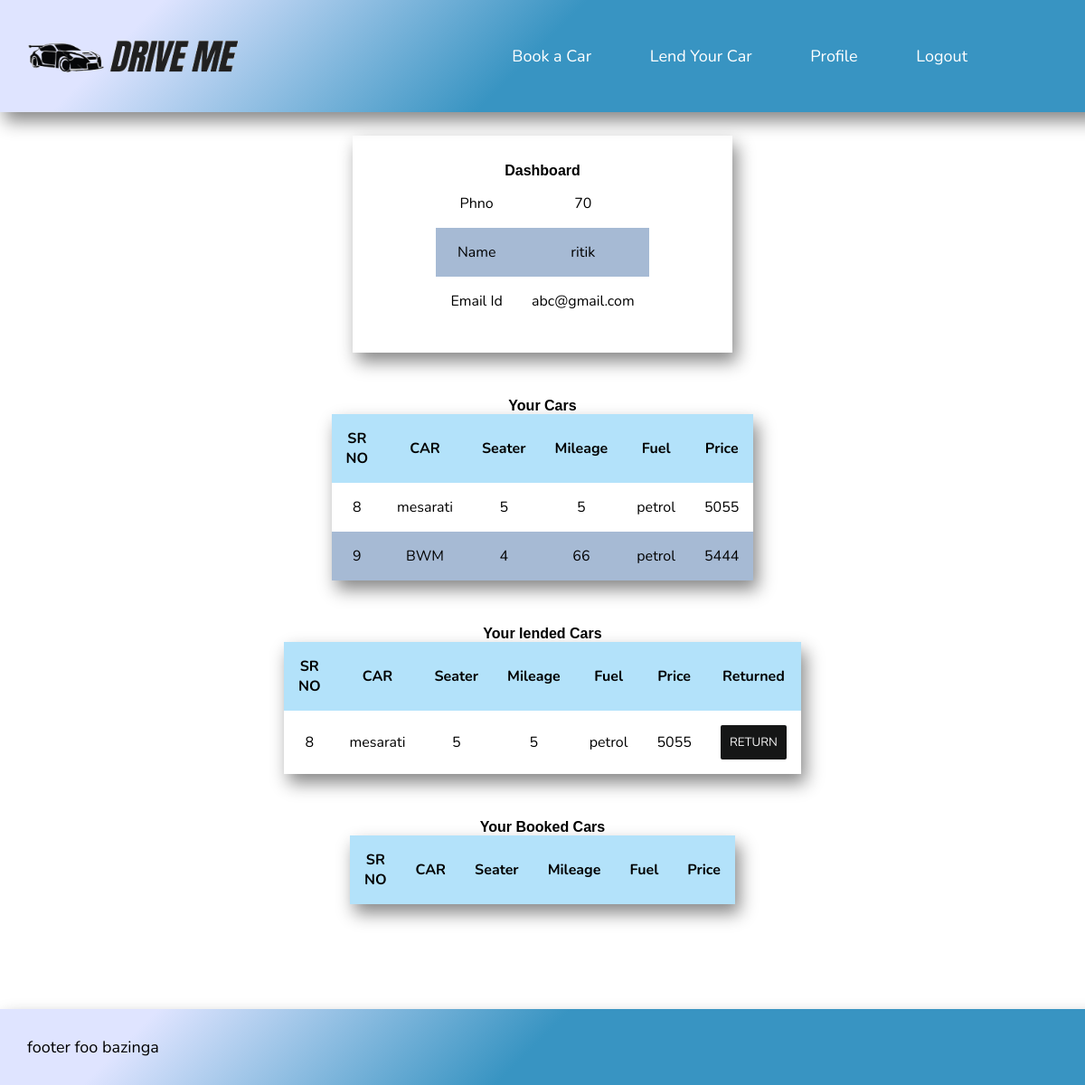
Screenshot of /profile (signed in) with the database file from the repository.
### tables this page shows
CREATE TABLE "users" (
	"phno"	INTEGER UNIQUE,
	"name"	TEXT,
	"password"	TEXT,
	"email"	TEXT,
	PRIMARY KEY("phno")
);

CREATE TABLE "cars" (
	"car_id"	INTEGER UNIQUE,
	"car_name"	TEXT,
	"owner_phno"	INTEGER,
	"seater"	INTEGER,
	"mileage"	NUMERIC,
	"fuel_type"	TEXT,
	"price"	NUMERIC,
	"available"	INTEGER,
	PRIMARY KEY("car_id" AUTOINCREMENT)
);

### driveMe/driveMe.py (the view)
@driveMe.route('/profile')
def profile():
    if "user" in session:
        conn = sqlite3.connect("database.db")
        cur = conn.cursor()
        phno = int(session["user"])
        data1 = []
        data2 = []
        data3 = []
        data4 = []
        try:
            data1 =cur.execute("SELECT car_id,car_name,seater,mileage,fuel_type,price  FROM cars WHERE owner_phno = {a}".format(a=phno)).fetchall()
            data2=cur.execute("SELECT phno,name,email FROM users WHERE phno={a}".format(a=phno)).fetchall()
        except:
            data1=[]
            data2 =[]
        try:
            car_id_lended=(cur.execute("SELECT car_id FROM transactions WHERE lender_id={a} AND returned=0".format(a=phno)).fetchall())
            for i in car_id_lended:
                data3.append(cur.execute("SELECT car_id,car_name,seater,mileage,fuel_type,price FROM cars WHERE car_id={a}".format(a=i[0])).fetchall())
        except:
            data3 = []
        try:
            car_id_borrowed=(cur.execute("SELECT car_id FROM transactions WHERE borrower_id={a} AND returned=0".format(a=phno)).fetchall())
            for i in car_id_borrowed:
                data4.append(cur.execute("SELECT car_id,car_name,seater,mileage,fuel_type,price FROM cars WHERE car_id={a}".format(a=i[0])).fetchall())
        except:
            data4 = []
        return render_template("profile.html", cars=data1,user=data2,lended_cars=data3,borrowed_cars=data4  )
    else:
        return redirect(url_for('auth.login'))

### driveMe/templates/profile.html (shortened to what this page needs)
<!DOCTYPE html>
<html lang="en">
<head>
    <link rel="stylesheet" href="{{url_for('static',filename='css/profile.css')}}">
</head>
<body>
    <header>
        <img src="{{url_for('static', filename='img/logo.png')}}"Company Logo"
        class="company-logo">
        <nav class="navbar">
            <ul>
                <li class="nav-link"><a href="/book">Book a Car</a></li>
                <li class="nav-link"><a href="{{url_for('driveMe.lend')}}">Lend Your Car</a></li>
                <li class="nav-link"><a href="/profile">Profile</li>
                <li style="color: rgb(44, 44, 165);"><a href="{{url_for('auth.logout')}}">Logout</a></li>
            </ul>
        </nav>
    </header>
    <div class="details">
        <table class = "dashboard">
            <caption>Dashboard</caption>
            <tbody>
                <tr>
                    <td>
                        Phno
                    </td>
                    <td>
                        {{user[0][0]}}
                    </td>
                </tr>
                <tr>
                    <td>
                        Name
                    </td>
                    <td>
                        {{user[0][1]}}
                    </td>
                </tr>
                <tr>
                   <td>
                    Email Id
                   </td>
                   <td>
                    {{user[0][2]}}
                   </td>
                </tr>
            </tbody>
        </table>
    </div>
    <div class="profile">
        <table class="sec1">
            <caption>Your Cars</caption>
            <tr style="background-color:rgb(179, 226, 250) ">
                <th>SR NO </th>
                <th>CAR</th>
                <th>Seater</th>
                <th>Mileage</th>
                <th>Fuel</th>
                <th>Price</th>
            </tr>
            <tbody>
                {% for data1 in cars %}
                <tr>
                    <td>{{data1[0]}}</td>
                    <td>{{data1[1]}}</td>
                    <td>{{data1[2]}}</td>
                    <td>{{data1[3]}}</td>
                    <td>{{data1[4]}}</td>
                    <td>{{data1[5]}}</td>
                </tr>
                {% endfor %}
            </tbody>
        </table>
        <table class="sec2">
            <caption>Your lended Cars</caption>
            <tr style="background-color:rgb(179, 226, 250) ">
                <th>SR NO </th>
                <th>CAR</th>
                <th>Seater</th>
                <th>Mileage</th>
                <th>Fuel</th>
                <th>Price</th>
                <th>Returned</th>
            </tr>
            <tbody>
                {% for data in lended_cars %}
                <tr>
                    <td>{{data[0][0]}}</td>
                    <td>{{data[0][1]}}</td>
                    <td>{{data[0][2]}}</td>
                    <td>{{data[0][3]}}</td>
                    <td>{{data[0][4]}}</td>
                    <td>{{data[0][5]}}</td>
                    <td>
                        <form action="{{url_for('driveMe.returned_button')}}" method='POST'>
                            <button type="submit" value="{{data[0][0]}}" name="car_id">RETURN</button>
                        </form>
                    </td>
                </tr>
                {% endfor %}
            </tbody>
        </table>
        <table class="sec3">
            <caption>Your Booked Cars</caption>
            <tr style="background-color:rgb(179, 226, 250) ">
                <th>SR NO </th>
                <th>CAR</th>
                <th>Seater</th>
                <th>Mileage</th>
                <th>Fuel</th>
                <th>Price</th>
            </tr>
        </table>
    </div>
    <footer>
        <p>footer foo bazinga</p>
    </footer>
</body>
</html>

### static/css/profile.css (style rules this page uses)
* { font-family: 'Nunito', 'Roboto', sans-serif; margin: 0px; padding: 0px; }
button { display: inline-block; color:whitesmoke; width: auto; padding: 10px; text-align: center; background-color: rgb(21, 22, 22); border: none; border-radius: 2px; }
.company-logo { margin-right: auto; width: 20%; height: 20%; cursor: pointer; }
header { position: fixed; top:0; width: 100%; padding: 30px; display: flex; justify-content: space-between; align-items: center; font-size: large; background: rgb(56,148,194); background: linear-gradient(315deg, rgba(56,148,194,1) 53%, rgba(223,228,255,1) 87%); box-shadow: 5px 10px 18px #888888; }
nav { margin-right: 10%; }
header a, li { text-decoration: none; }
.navbar li { padding : 20px; display: inline-block; margin-right: 20px; }
.navbar li a { color: white; }
footer { position: fixed; bottom:0; width: 100%; padding: 30px; display: flex; justify-content: space-between; align-items: center; font-size: large; font-size: large; background: rgb(56,148,194); background: linear-gradient(315deg, rgba(56,148,194,1) 53%, rgba(223,228,255,1) 87%); box-shadow: 5px 10px 18px #888888; }
div.profile { display: flex; flex-direction: column; margin-top: 50px; margin-bottom: 200px; justify-content: center; align-items: center; gap: 50px; }
.details { margin-top: 150px; text-align: left; width: 30%; box-shadow: 5px 10px 18px #888888; padding: 30px; margin-left: auto; margin-right: auto; }
table.dashboard { margin-left: auto; margin-right: auto; }
.sec1 { width: 300px; order: 1; box-shadow: 5px 10px 18px #888888; }
.sec2 { width: 300px; order: 2; box-shadow: 5px 10px 18px #888888; }
.sec3 { width: 300px; order: 3; box-shadow: 5px 10px 18px #888888; }
caption { font: 1em sans-serif; font-weight: bold; }
table { border-collapse: collapse; border-spacing: 0; }
th, td { text-align: center; padding: 16px; }
tr:nth-child(even) { background-color: #a6bad4; }

### rows the page displays
users: phno "70", name "ritik", email "abc@gmail.com"
cars: car_id "8", car_name "mesarati", seater "5", mileage "5", fuel_type "petrol", price "5055"
cars: car_id "9", car_name "BWM", seater "4", mileage "66", fuel_type "petrol", price "5444"
